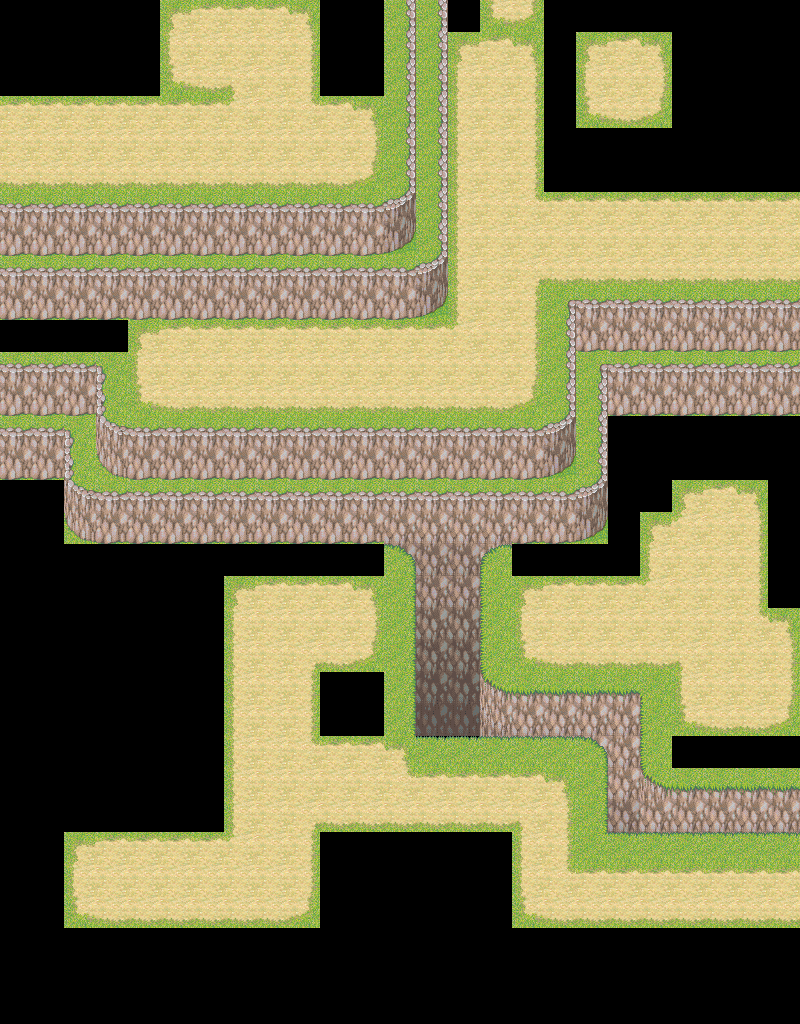

Rendered tile map (Tiled .tmx) drawn with the repository's tilesets; below, a short description and the map source with its tile grids summarised:
An orthogonal 25x32 tile map with 32x32 px tiles, 6 tile layers (grama, penhasco 1, penhasco 2, areia, ...).

<map version="1.0" orientation="orthogonal" renderorder="right-down" width="25" height="32" tilewidth="32" tileheight="32" nextobjectid="1">
 <tileset firstgid="1" name="novo tile" tilewidth="32" tileheight="32">
  <image source="tileset.png" width="256" height="15289" />
 </tileset>
 <layer name="grama" width="25" height="32">
  <data>[800 cells, 774 non-empty, 10 distinct tile ids]</data>
 </layer>
 <layer name="penhasco 1" width="25" height="32">
  <data>[800 cells, 59 non-empty, 12 distinct tile ids]</data>
 </layer>
 <layer name="penhasco 2" width="25" height="32">
  <data>[800 cells, 21 non-empty, 7 distinct tile ids]</data>
 </layer>
 <layer name="areia" width="25" height="32">
  <data>[800 cells, 290 non-empty, 13 distinct tile ids]</data>
 </layer>
 <layer name="morros 1" width="25" height="32">
  <data>[800 cells, 182 non-empty, 12 distinct tile ids]</data>
 </layer>
 <layer name="troncos" width="25" height="32">
  <data>[800 cells, 0 non-empty, 0 distinct tile ids]</data>
 </layer>
</map>